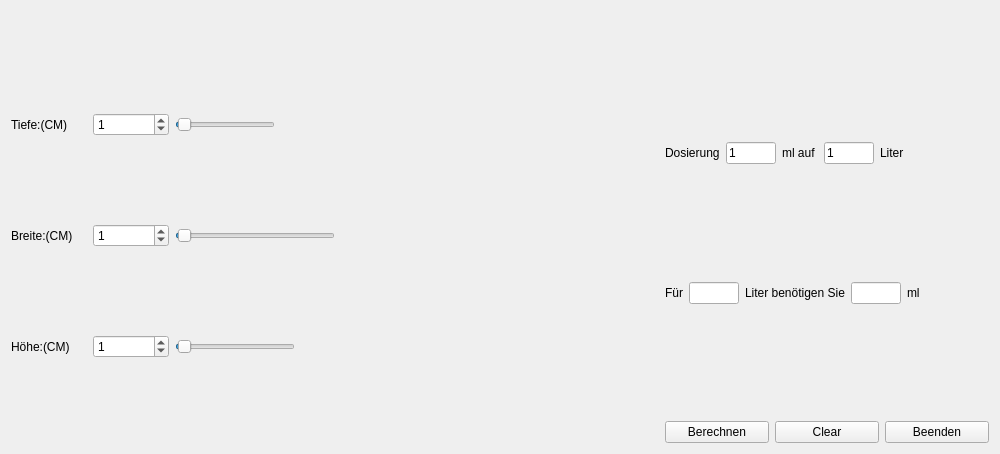
<?xml version="1.0" encoding="UTF-8"?>
<ui version="4.0">
 <class>Widget</class>
 <widget class="QWidget" name="Widget">
  <property name="geometry">
   <rect>
    <x>0</x>
    <y>0</y>
    <width>1000</width>
    <height>454</height>
   </rect>
  </property>
  <property name="windowTitle">
   <string>Widget</string>
  </property>
  <layout class="QVBoxLayout" name="verticalLayout_2">
   <item>
    <widget class="QLabel" name="label">
     <property name="text">
      <string/>
     </property>
     <property name="pixmap">
      <pixmap resource="re.qrc">:/pic/11.jpg</pixmap>
     </property>
     <property name="scaledContents">
      <bool>true</bool>
     </property>
     <property name="margin">
      <number>0</number>
     </property>
    </widget>
   </item>
   <item>
    <layout class="QHBoxLayout" name="horizontalLayout_3">
     <item>
      <layout class="QGridLayout" name="gridLayout" rowstretch="1,2,4">
       <item row="1" column="0">
        <widget class="QLabel" name="label_3">
         <property name="maximumSize">
          <size>
           <width>80</width>
           <height>16777215</height>
          </size>
         </property>
         <property name="text">
          <string>Breite:(CM)</string>
         </property>
        </widget>
       </item>
       <item row="2" column="2">
        <widget class="QSlider" name="horizontalSliderHoehe">
         <property name="maximumSize">
          <size>
           <width>120</width>
           <height>16777215</height>
          </size>
         </property>
         <property name="maximum">
          <number>60</number>
         </property>
         <property name="value">
          <number>1</number>
         </property>
         <property name="orientation">
          <enum>Qt::Horizontal</enum>
         </property>
        </widget>
       </item>
       <item row="1" column="1">
        <widget class="QSpinBox" name="spinBoxBreite">
         <property name="maximumSize">
          <size>
           <width>100</width>
           <height>16777215</height>
          </size>
         </property>
         <property name="maximum">
          <number>80</number>
         </property>
         <property name="value">
          <number>1</number>
         </property>
        </widget>
       </item>
       <item row="2" column="1">
        <widget class="QSpinBox" name="spinBoxHoehe">
         <property name="maximumSize">
          <size>
           <width>100</width>
           <height>16777215</height>
          </size>
         </property>
         <property name="value">
          <number>1</number>
         </property>
        </widget>
       </item>
       <item row="2" column="0">
        <widget class="QLabel" name="label_4">
         <property name="maximumSize">
          <size>
           <width>80</width>
           <height>16777215</height>
          </size>
         </property>
         <property name="text">
          <string>Höhe:(CM)</string>
         </property>
        </widget>
       </item>
       <item row="0" column="1">
        <widget class="QSpinBox" name="spinBoxTiefe">
         <property name="maximumSize">
          <size>
           <width>100</width>
           <height>16777215</height>
          </size>
         </property>
         <property name="maximum">
          <number>50</number>
         </property>
         <property name="value">
          <number>1</number>
         </property>
        </widget>
       </item>
       <item row="0" column="2">
        <widget class="QSlider" name="horizontalSliderTiefe">
         <property name="maximumSize">
          <size>
           <width>100</width>
           <height>16777215</height>
          </size>
         </property>
         <property name="maximum">
          <number>50</number>
         </property>
         <property name="value">
          <number>1</number>
         </property>
         <property name="orientation">
          <enum>Qt::Horizontal</enum>
         </property>
        </widget>
       </item>
       <item row="0" column="0">
        <widget class="QLabel" name="label_2">
         <property name="maximumSize">
          <size>
           <width>80</width>
           <height>16777215</height>
          </size>
         </property>
         <property name="text">
          <string>Tiefe:(CM)</string>
         </property>
        </widget>
       </item>
       <item row="1" column="2">
        <widget class="QSlider" name="horizontalSliderBreite">
         <property name="maximumSize">
          <size>
           <width>160</width>
           <height>16777215</height>
          </size>
         </property>
         <property name="maximum">
          <number>80</number>
         </property>
         <property name="value">
          <number>1</number>
         </property>
         <property name="orientation">
          <enum>Qt::Horizontal</enum>
         </property>
        </widget>
       </item>
      </layout>
     </item>
     <item>
      <spacer name="horizontalSpacer">
       <property name="orientation">
        <enum>Qt::Horizontal</enum>
       </property>
       <property name="sizeType">
        <enum>QSizePolicy::Expanding</enum>
       </property>
       <property name="sizeHint" stdset="0">
        <size>
         <width>20</width>
         <height>20</height>
        </size>
       </property>
      </spacer>
     </item>
     <item>
      <layout class="QVBoxLayout" name="verticalLayout">
       <item>
        <spacer name="verticalSpacer_2">
         <property name="orientation">
          <enum>Qt::Vertical</enum>
         </property>
         <property name="sizeHint" stdset="0">
          <size>
           <width>20</width>
           <height>40</height>
          </size>
         </property>
        </spacer>
       </item>
       <item>
        <layout class="QHBoxLayout" name="horizontalLayout">
         <item>
          <widget class="QLabel" name="label_5">
           <property name="text">
            <string>Dosierung</string>
           </property>
          </widget>
         </item>
         <item>
          <widget class="QLineEdit" name="lineEditAnweisungml">
           <property name="maximumSize">
            <size>
             <width>50</width>
             <height>16777215</height>
            </size>
           </property>
           <property name="text">
            <string>1</string>
           </property>
          </widget>
         </item>
         <item>
          <widget class="QLabel" name="label_6">
           <property name="text">
            <string>ml auf </string>
           </property>
           <property name="alignment">
            <set>Qt::AlignCenter</set>
           </property>
          </widget>
         </item>
         <item>
          <widget class="QLineEdit" name="lineEditAnweisungL">
           <property name="maximumSize">
            <size>
             <width>50</width>
             <height>16777215</height>
            </size>
           </property>
           <property name="text">
            <string>1</string>
           </property>
          </widget>
         </item>
         <item>
          <widget class="QLabel" name="label_7">
           <property name="text">
            <string>Liter</string>
           </property>
          </widget>
         </item>
         <item>
          <spacer name="horizontalSpacer_3">
           <property name="orientation">
            <enum>Qt::Horizontal</enum>
           </property>
           <property name="sizeHint" stdset="0">
            <size>
             <width>40</width>
             <height>20</height>
            </size>
           </property>
          </spacer>
         </item>
        </layout>
       </item>
       <item>
        <spacer name="verticalSpacer">
         <property name="orientation">
          <enum>Qt::Vertical</enum>
         </property>
         <property name="sizeHint" stdset="0">
          <size>
           <width>20</width>
           <height>40</height>
          </size>
         </property>
        </spacer>
       </item>
       <item>
        <layout class="QHBoxLayout" name="horizontalLayout_2">
         <item>
          <widget class="QLabel" name="label_8">
           <property name="maximumSize">
            <size>
             <width>30</width>
             <height>16777215</height>
            </size>
           </property>
           <property name="text">
            <string>Für</string>
           </property>
          </widget>
         </item>
         <item>
          <widget class="QLineEdit" name="lineEditAquariumVolumenL">
           <property name="maximumSize">
            <size>
             <width>50</width>
             <height>16777215</height>
            </size>
           </property>
           <property name="readOnly">
            <bool>true</bool>
           </property>
          </widget>
         </item>
         <item>
          <widget class="QLabel" name="label_9">
           <property name="maximumSize">
            <size>
             <width>100</width>
             <height>16777215</height>
            </size>
           </property>
           <property name="text">
            <string>Liter benötigen Sie</string>
           </property>
          </widget>
         </item>
         <item>
          <widget class="QLineEdit" name="lineEditAntigenMenge">
           <property name="maximumSize">
            <size>
             <width>50</width>
             <height>16777215</height>
            </size>
           </property>
           <property name="readOnly">
            <bool>true</bool>
           </property>
          </widget>
         </item>
         <item>
          <widget class="QLabel" name="label_10">
           <property name="maximumSize">
            <size>
             <width>30</width>
             <height>16777215</height>
            </size>
           </property>
           <property name="text">
            <string>ml</string>
           </property>
          </widget>
         </item>
         <item>
          <spacer name="horizontalSpacer_2">
           <property name="orientation">
            <enum>Qt::Horizontal</enum>
           </property>
           <property name="sizeHint" stdset="0">
            <size>
             <width>40</width>
             <height>20</height>
            </size>
           </property>
          </spacer>
         </item>
        </layout>
       </item>
       <item>
        <spacer name="verticalSpacer_3">
         <property name="orientation">
          <enum>Qt::Vertical</enum>
         </property>
         <property name="sizeHint" stdset="0">
          <size>
           <width>20</width>
           <height>40</height>
          </size>
         </property>
        </spacer>
       </item>
       <item>
        <layout class="QHBoxLayout" name="horizontalLayout_4">
         <item>
          <widget class="QPushButton" name="pushButton_2">
           <property name="text">
            <string>Berechnen</string>
           </property>
          </widget>
         </item>
         <item>
          <widget class="QPushButton" name="pushButton_3">
           <property name="text">
            <string>Clear</string>
           </property>
          </widget>
         </item>
         <item>
          <widget class="QPushButton" name="pushButton">
           <property name="text">
            <string>Beenden</string>
           </property>
          </widget>
         </item>
        </layout>
       </item>
      </layout>
     </item>
    </layout>
   </item>
  </layout>
 </widget>
 <resources>
  <include location="re.qrc"/>
 </resources>
 <connections>
  <connection>
   <sender>spinBoxTiefe</sender>
   <signal>valueChanged(int)</signal>
   <receiver>horizontalSliderTiefe</receiver>
   <slot>setValue(int)</slot>
   <hints>
    <hint type="sourcelabel">
     <x>135</x>
     <y>321</y>
    </hint>
    <hint type="destinationlabel">
     <x>239</x>
     <y>319</y>
    </hint>
   </hints>
  </connection>
  <connection>
   <sender>spinBoxBreite</sender>
   <signal>valueChanged(int)</signal>
   <receiver>horizontalSliderBreite</receiver>
   <slot>setValue(int)</slot>
   <hints>
    <hint type="sourcelabel">
     <x>134</x>
     <y>363</y>
    </hint>
    <hint type="destinationlabel">
     <x>266</x>
     <y>361</y>
    </hint>
   </hints>
  </connection>
  <connection>
   <sender>spinBoxHoehe</sender>
   <signal>valueChanged(int)</signal>
   <receiver>horizontalSliderHoehe</receiver>
   <slot>setValue(int)</slot>
   <hints>
    <hint type="sourcelabel">
     <x>131</x>
     <y>408</y>
    </hint>
    <hint type="destinationlabel">
     <x>253</x>
     <y>409</y>
    </hint>
   </hints>
  </connection>
  <connection>
   <sender>horizontalSliderHoehe</sender>
   <signal>valueChanged(int)</signal>
   <receiver>spinBoxHoehe</receiver>
   <slot>setValue(int)</slot>
   <hints>
    <hint type="sourcelabel">
     <x>253</x>
     <y>409</y>
    </hint>
    <hint type="destinationlabel">
     <x>131</x>
     <y>408</y>
    </hint>
   </hints>
  </connection>
  <connection>
   <sender>horizontalSliderBreite</sender>
   <signal>valueChanged(int)</signal>
   <receiver>spinBoxBreite</receiver>
   <slot>setValue(int)</slot>
   <hints>
    <hint type="sourcelabel">
     <x>266</x>
     <y>361</y>
    </hint>
    <hint type="destinationlabel">
     <x>134</x>
     <y>363</y>
    </hint>
   </hints>
  </connection>
  <connection>
   <sender>horizontalSliderTiefe</sender>
   <signal>valueChanged(int)</signal>
   <receiver>spinBoxTiefe</receiver>
   <slot>setValue(int)</slot>
   <hints>
    <hint type="sourcelabel">
     <x>239</x>
     <y>319</y>
    </hint>
    <hint type="destinationlabel">
     <x>135</x>
     <y>321</y>
    </hint>
   </hints>
  </connection>
  <connection>
   <sender>pushButton</sender>
   <signal>clicked()</signal>
   <receiver>Widget</receiver>
   <slot>close()</slot>
   <hints>
    <hint type="sourcelabel">
     <x>893</x>
     <y>424</y>
    </hint>
    <hint type="destinationlabel">
     <x>879</x>
     <y>349</y>
    </hint>
   </hints>
  </connection>
  <connection>
   <sender>lineEditAnweisungml</sender>
   <signal>textChanged(QString)</signal>
   <receiver>pushButton_2</receiver>
   <slot>click()</slot>
   <hints>
    <hint type="sourcelabel">
     <x>743</x>
     <y>319</y>
    </hint>
    <hint type="destinationlabel">
     <x>676</x>
     <y>424</y>
    </hint>
   </hints>
  </connection>
  <connection>
   <sender>lineEditAnweisungL</sender>
   <signal>textChanged(QString)</signal>
   <receiver>pushButton_2</receiver>
   <slot>click()</slot>
   <hints>
    <hint type="sourcelabel">
     <x>853</x>
     <y>319</y>
    </hint>
    <hint type="destinationlabel">
     <x>676</x>
     <y>424</y>
    </hint>
   </hints>
  </connection>
  <connection>
   <sender>spinBoxTiefe</sender>
   <signal>valueChanged(int)</signal>
   <receiver>pushButton_2</receiver>
   <slot>click()</slot>
   <hints>
    <hint type="sourcelabel">
     <x>121</x>
     <y>321</y>
    </hint>
    <hint type="destinationlabel">
     <x>676</x>
     <y>424</y>
    </hint>
   </hints>
  </connection>
  <connection>
   <sender>spinBoxBreite</sender>
   <signal>valueChanged(int)</signal>
   <receiver>pushButton_2</receiver>
   <slot>click()</slot>
   <hints>
    <hint type="sourcelabel">
     <x>106</x>
     <y>363</y>
    </hint>
    <hint type="destinationlabel">
     <x>676</x>
     <y>424</y>
    </hint>
   </hints>
  </connection>
  <connection>
   <sender>spinBoxHoehe</sender>
   <signal>valueChanged(int)</signal>
   <receiver>pushButton_2</receiver>
   <slot>click()</slot>
   <hints>
    <hint type="sourcelabel">
     <x>102</x>
     <y>408</y>
    </hint>
    <hint type="destinationlabel">
     <x>676</x>
     <y>424</y>
    </hint>
   </hints>
  </connection>
  <connection>
   <sender>lineEditAnweisungml</sender>
   <signal>textChanged(QString)</signal>
   <receiver>Widget</receiver>
   <slot>tunwas()</slot>
   <hints>
    <hint type="sourcelabel">
     <x>743</x>
     <y>319</y>
    </hint>
    <hint type="destinationlabel">
     <x>898</x>
     <y>302</y>
    </hint>
   </hints>
  </connection>
 </connections>
 <slots>
  <slot>tunwas()</slot>
  <slot>tunwas1()</slot>
 </slots>
</ui>
